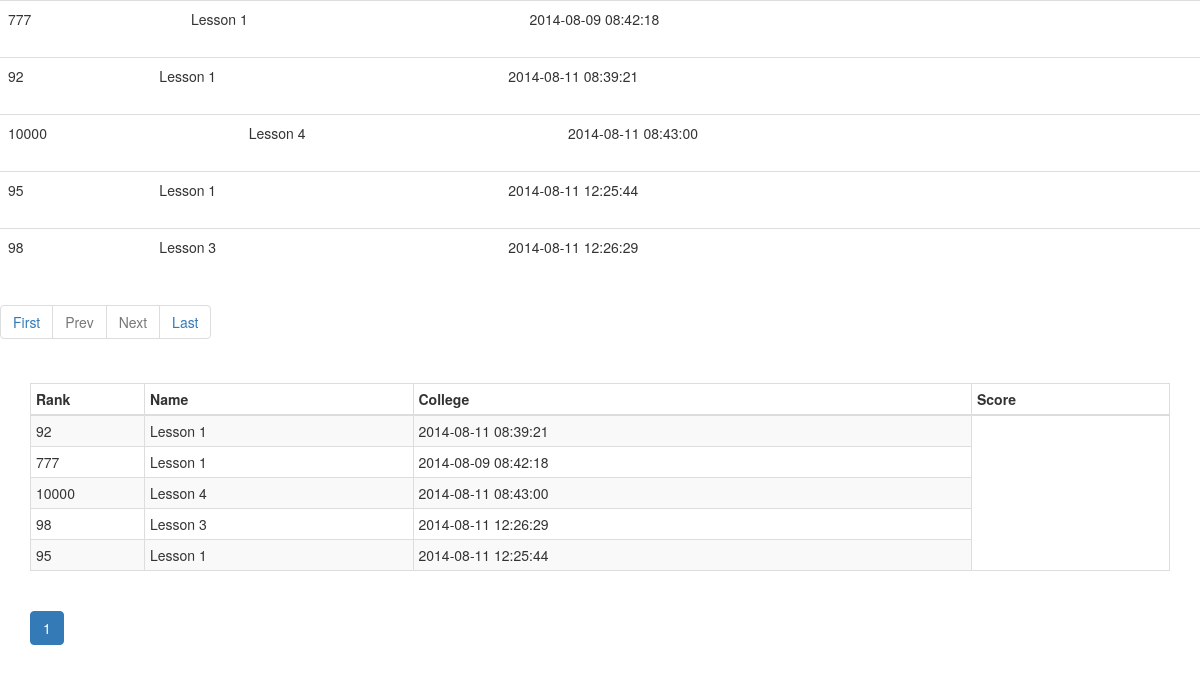
The page /typingadmin/pagination.php on the database its author committed.
### tables this page shows
CREATE TABLE IF NOT EXISTS `user_record` (
  `no` int(11) NOT NULL AUTO_INCREMENT,
  `id` int(11) NOT NULL,
  `nama` varchar(300) NOT NULL,
  `waktu` varchar(100) NOT NULL,
  `score` int(11) NOT NULL,
  `tanggal` datetime NOT NULL,
  `recorddate` date NOT NULL,
  `keterangan` varchar(200) NOT NULL,
  PRIMARY KEY (`no`)
);

### typingadmin/pagination.php (the view, shortened to what this page needs)
<!DOCTYPE html>
<html>
  <head>
    <link rel="stylesheet"
     href="https://maxcdn.bootstrapcdn.com/bootstrap/3.3.7/css/bootstrap.min.css">
  </head>
  <body>
  <?php
    require_once "koneksi.php"; ?>
<?php
    if (isset($_GET['pageno'])) {
        $pageno = $_GET['pageno'];
    } else {
        $pageno = 1;
    }
    $no_of_records_per_page = 30;
    $offset = ($pageno-1) * $no_of_records_per_page;
    $total_pages_sql = "SELECT COUNT(*) FROM user_record";
    $result = mysqli_query($con,$total_pages_sql);
    $total_rows = mysqli_fetch_array($result)[0];
    $total_pages = ceil($total_rows / $no_of_records_per_page);
    $sql = "SELECT * FROM user_record  ORDER BY tanggal ASC LIMIT $offset, $no_of_records_per_page";
    $res_data = mysqli_query($con,$sql);
    while ($row = mysqli_fetch_array($res_data, MYSQLI_BOTH)) { ?>
        <table class="table">
        <tr>
          <td><?php echo $row["score"]; ?></td>
          <td><?php echo $row["keterangan"]; ?></td>
          <td><?php echo $row["tanggal"]; ?></td>
        </tr>  </table>
    <?php }
?>
<ul class="pagination">
    <li><a href="?pageno=1">First</a></li>
    <li class="<?php if($pageno <= 1){ echo 'disabled'; } ?>">
        <a href="<?php if($pageno <= 1){ echo '#'; } else { echo "?pageno=".($pageno - 1); } ?>">Prev</a>
    </li>
    <li class="<?php if($pageno >= $total_pages){ echo 'disabled'; } ?>">
        <a href="<?php if($pageno >= $total_pages){ echo '#'; } else { echo "?pageno=".($pageno + 1); } ?>">Next</a>
    </li>
    <li><a href="?pageno=<?php echo $total_pages; ?>">Last</a></li>
</ul>
  <?php
    $limit = 30;
    if (isset($_GET["page"])) {
      $pn  = $_GET["page"];
    }
    else {
      $pn=1;
    };
    $start_from = ($pn-1) * $limit;
    $sql = "SELECT * FROM user_record LIMIT $start_from, $limit";
    $rs_result = mysqli_query ($con,$sql);
  ?>
  <div class="container">
    <br>
    <div>
      <table class="table table-striped table-condensed table-bordered">
        <thead>
        <tr>
          <th width="10%">Rank</th>
          <th>Name</th>
          <th>College</th>
          <th>Score</th>
        </tr>
        </thead>
        <tbody>
        <?php
          while ($row = mysqli_fetch_array($rs_result, MYSQLI_BOTH)) {
        ?>
        <tr>
          <td><?php echo $row["score"]; ?></td>
          <td><?php echo $row["keterangan"]; ?></td>
          <td><?php echo $row["tanggal"]; ?></td>
        </tr>
        <?php
        }
        ?>
        </tbody>
      </table>
      <ul class="pagination">
      <?php
        $sql = "SELECT COUNT(*) FROM user_record";
        $rs_result = mysqli_query($con,$sql);
        $row = mysqli_fetch_row($rs_result);
        $total_records = $row[0];
        $total_pages = ceil($total_records / $limit);
        $pagLink = "";
        for ($i=1; $i<=$total_pages; $i++) {
          if ($i==$pn) {
              $pagLink .= "<li class='active'><a href='?page="
                                                .$i."'>".$i."</a></li>";
          }
          else  {
              $pagLink .= "<li><a href='?page=".$i."'>
                                                ".$i."</a></li>";
          }
        };
        echo $pagLink;
      ?>
      </ul>
    </div>
  </div>
  </body>
</html>

### rows shown on the page
user_record: score "777", keterangan "Lesson 1", tanggal "2014-08-09 08:42:18"
user_record: score "92", keterangan "Lesson 1", tanggal "2014-08-11 08:39:21"
user_record: score "10000", keterangan "Lesson 4", tanggal "2014-08-11 08:43:00"
user_record: score "95", keterangan "Lesson 1", tanggal "2014-08-11 12:25:44"
user_record: score "98", keterangan "Lesson 3", tanggal "2014-08-11 12:26:29"
